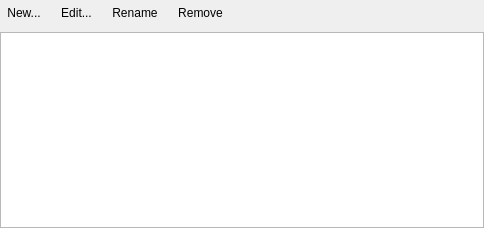
<?xml version="1.0" encoding="UTF-8"?>
<ui version="4.0">
 <class>QtGradientView</class>
 <widget class="QWidget" name="QtGradientView">
  <property name="geometry">
   <rect>
    <x>0</x>
    <y>0</y>
    <width>484</width>
    <height>228</height>
   </rect>
  </property>
  <property name="windowTitle">
   <string>Gradient View</string>
  </property>
  <layout class="QVBoxLayout">
   <property name="leftMargin">
    <number>0</number>
   </property>
   <property name="topMargin">
    <number>0</number>
   </property>
   <property name="rightMargin">
    <number>0</number>
   </property>
   <property name="bottomMargin">
    <number>0</number>
   </property>
   <item>
    <layout class="QHBoxLayout" name="hboxlayout">
     <item>
      <widget class="QToolButton" name="newButton">
       <property name="sizePolicy">
        <sizepolicy hsizetype="Minimum" vsizetype="Minimum">
         <horstretch>0</horstretch>
         <verstretch>0</verstretch>
        </sizepolicy>
       </property>
       <property name="text">
        <string>New...</string>
       </property>
       <property name="toolButtonStyle">
        <enum>Qt::ToolButtonTextBesideIcon</enum>
       </property>
       <property name="autoRaise">
        <bool>true</bool>
       </property>
      </widget>
     </item>
     <item>
      <widget class="QToolButton" name="editButton">
       <property name="sizePolicy">
        <sizepolicy hsizetype="Minimum" vsizetype="Minimum">
         <horstretch>0</horstretch>
         <verstretch>0</verstretch>
        </sizepolicy>
       </property>
       <property name="text">
        <string>Edit...</string>
       </property>
       <property name="toolButtonStyle">
        <enum>Qt::ToolButtonTextBesideIcon</enum>
       </property>
       <property name="autoRaise">
        <bool>true</bool>
       </property>
      </widget>
     </item>
     <item>
      <widget class="QToolButton" name="renameButton">
       <property name="sizePolicy">
        <sizepolicy hsizetype="Minimum" vsizetype="Minimum">
         <horstretch>0</horstretch>
         <verstretch>0</verstretch>
        </sizepolicy>
       </property>
       <property name="text">
        <string>Rename</string>
       </property>
       <property name="toolButtonStyle">
        <enum>Qt::ToolButtonTextBesideIcon</enum>
       </property>
       <property name="autoRaise">
        <bool>true</bool>
       </property>
      </widget>
     </item>
     <item>
      <widget class="QToolButton" name="removeButton">
       <property name="sizePolicy">
        <sizepolicy hsizetype="Minimum" vsizetype="Minimum">
         <horstretch>0</horstretch>
         <verstretch>0</verstretch>
        </sizepolicy>
       </property>
       <property name="text">
        <string>Remove</string>
       </property>
       <property name="toolButtonStyle">
        <enum>Qt::ToolButtonTextBesideIcon</enum>
       </property>
       <property name="autoRaise">
        <bool>true</bool>
       </property>
      </widget>
     </item>
     <item>
      <spacer name="spacer">
       <property name="orientation">
        <enum>Qt::Horizontal</enum>
       </property>
       <property name="sizeHint" stdset="0">
        <size>
         <width>71</width>
         <height>26</height>
        </size>
       </property>
      </spacer>
     </item>
    </layout>
   </item>
   <item>
    <widget class="QListWidget" name="listWidget"/>
   </item>
  </layout>
 </widget>
 <tabstops>
  <tabstop>listWidget</tabstop>
  <tabstop>newButton</tabstop>
  <tabstop>editButton</tabstop>
  <tabstop>renameButton</tabstop>
  <tabstop>removeButton</tabstop>
 </tabstops>
 <resources/>
 <connections/>
</ui>
